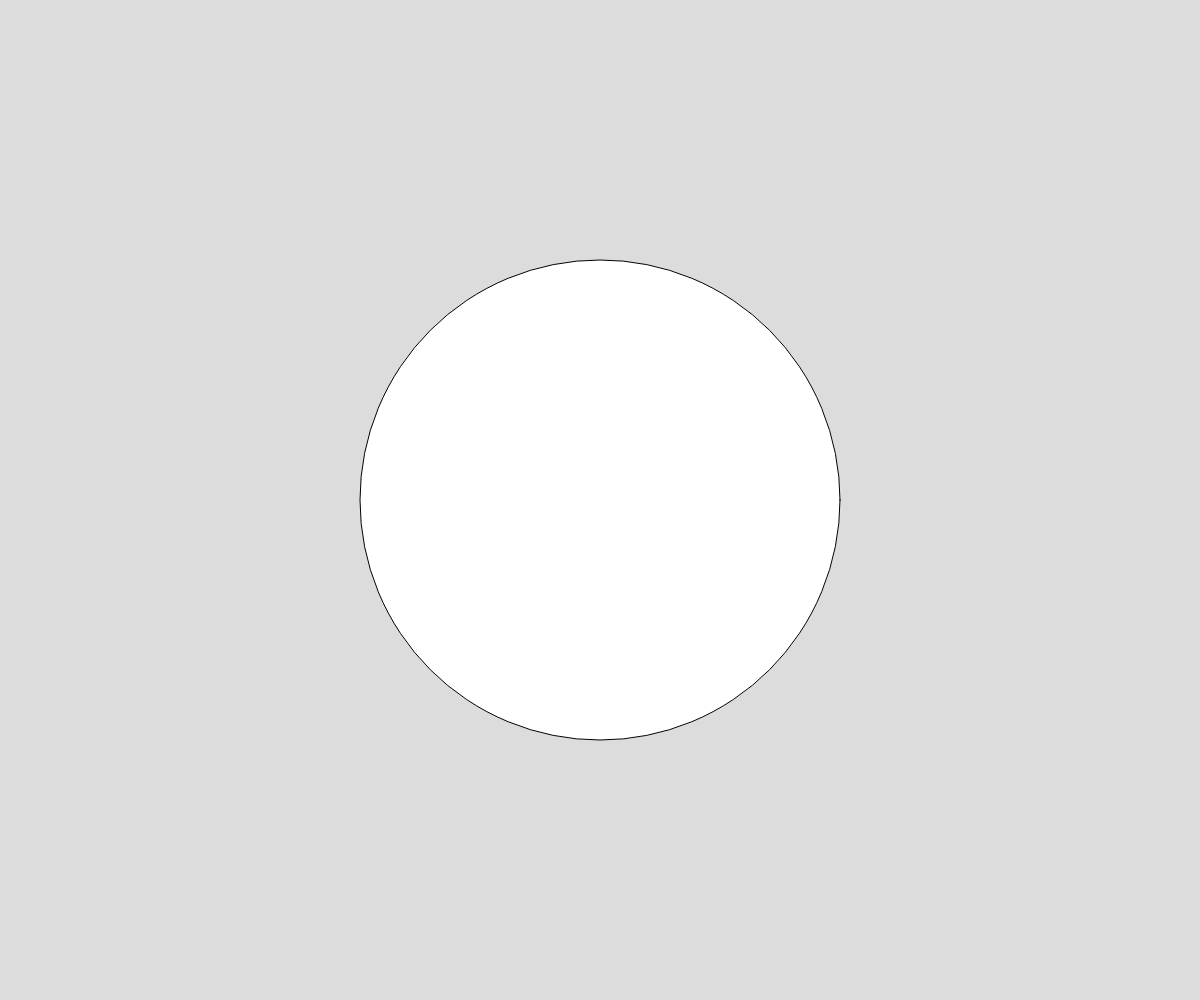
Frame 1 (no input)
Frame 60 (no input): identical to frame 1, image omitted
Frame 120 (the mouse pressed at the canvas centre since frame 60): identical to frame 1, image omitted

The p5.js sketch that drew this single still picture (run headless with seeded random() and noise() and a simulated clock; from frame 60 on, the mouse is pressed at the canvas centre):

// p5.js sketch
// ── sketch.js
// Project Title
// Your Name
// Date
//
// Extra for Experts:
// - describe what you did to take this project "above and beyond"


function setup() {
  createCanvas(windowWidth, windowHeight);
}

function draw() {
  background(220);
  staticClock();
}

function staticClock(){
  stroke(0);
  strokeWeight(1);
  circle(width/2, height/2, 480);
  for(x = 0; x < 480; x += 40){
    strokeWeight(3);
    line()

  }
}
//could use millis
